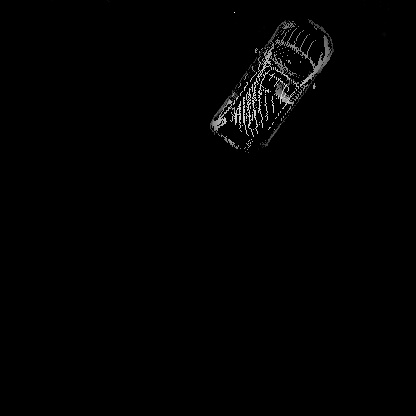
#> input picture huitu/20180809_132621.jpg, 416 x 416 px
$ python rect.py
#> lines starting #> are read from the running program, lines starting #| are printed output that depends on the picture
# -*-coding:utf-8 -*-
# @Author:king
# @time:2020/3/21 20:07
# @File:rect.py
# @Software:PyCharm

import matplotlib.pyplot as plt
from PIL import Image
import numpy as np
import matplotlib.patches as patches
from matplotlib.ticker import NullLocator

fname = "20180809_132621.jpg"
img = np.array(Image.open(fname))
#> img is the input picture: shape (416, 416); min 0, max 254, mean 2.1
plt.figure()
fig,ax = plt.subplots(1)
ax.imshow(img)
x1, y1, x2, y2 = 216, 36, 334, 160
box_w = x2-x1
box_h = y2-y1

bbox = patches.Rectangle((x1, y1), box_w, box_h, linewidth=2, edgecolor="red", facecolor="none")
ax.add_patch(bbox)
plt.text(x1, y1, s="", color="white", verticalalignment="top",bbox={"color": "red", "pad": 0})
plt.axis("off")
plt.gca().xaxis.set_major_locator(NullLocator())
plt.gca().yaxis.set_major_locator(NullLocator())
filename = "c"
plt.savefig(f"{filename}.jpg", bbox_inches="tight", pad_inches=0.0)
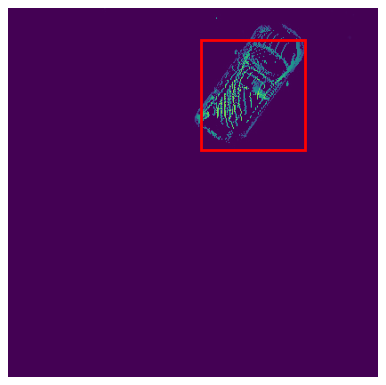
#> figure drawn by matplotlib, 1 panel
plt.close()

$ run again, with huitu/aa.png saved as huitu/20180809_132621.jpg
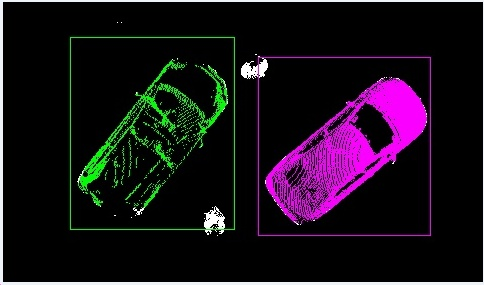
#> input picture huitu/aa.png, 484 x 285 px
#> img is the input picture: shape (285, 484, 3); mean R, G, B 25.7, 16.2, 26.4
#> `plt.savefig(f"{filename}.jpg", bbox_inches="tight", pad_inches=0.0)`:
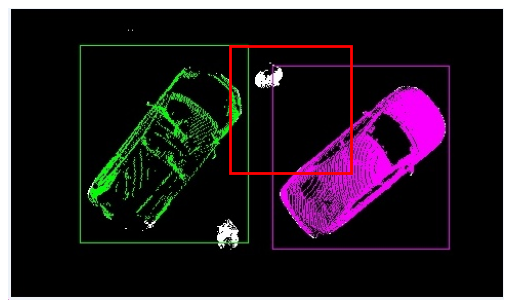
#> figure drawn by matplotlib, 1 panel
